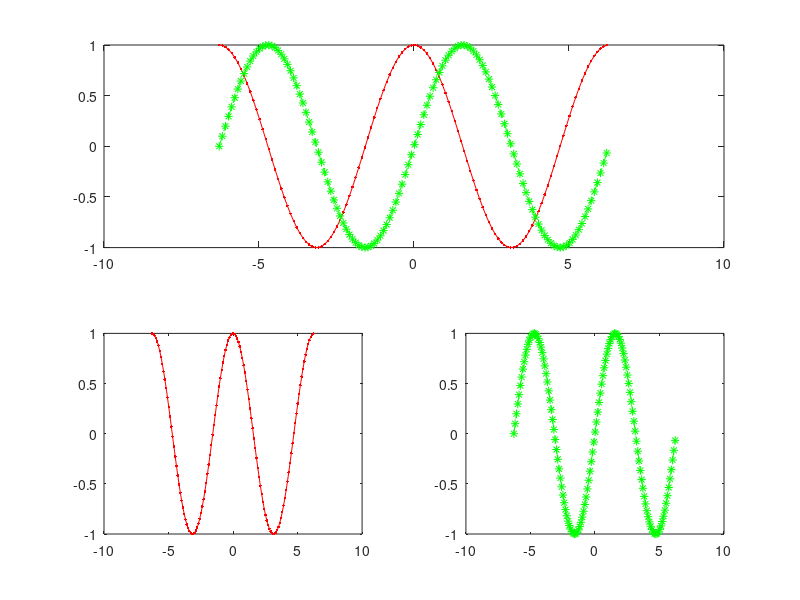

Recreate this plot in MATLAB.
x1=[-2*pi:0.1:2*pi];

y1=cos(x1);
y2=sin(x1);
%plot(x1,y1,'r . -',x1,y2,'g * --' );
subplot(2,2,1:2);
plot(x1,y1,'r . -',x1,y2,'g * --' );


subplot(2,2,3);
plot(x1,y1,'r . -');

subplot(2,2,4);
plot(x1,y2,'g * --' );


